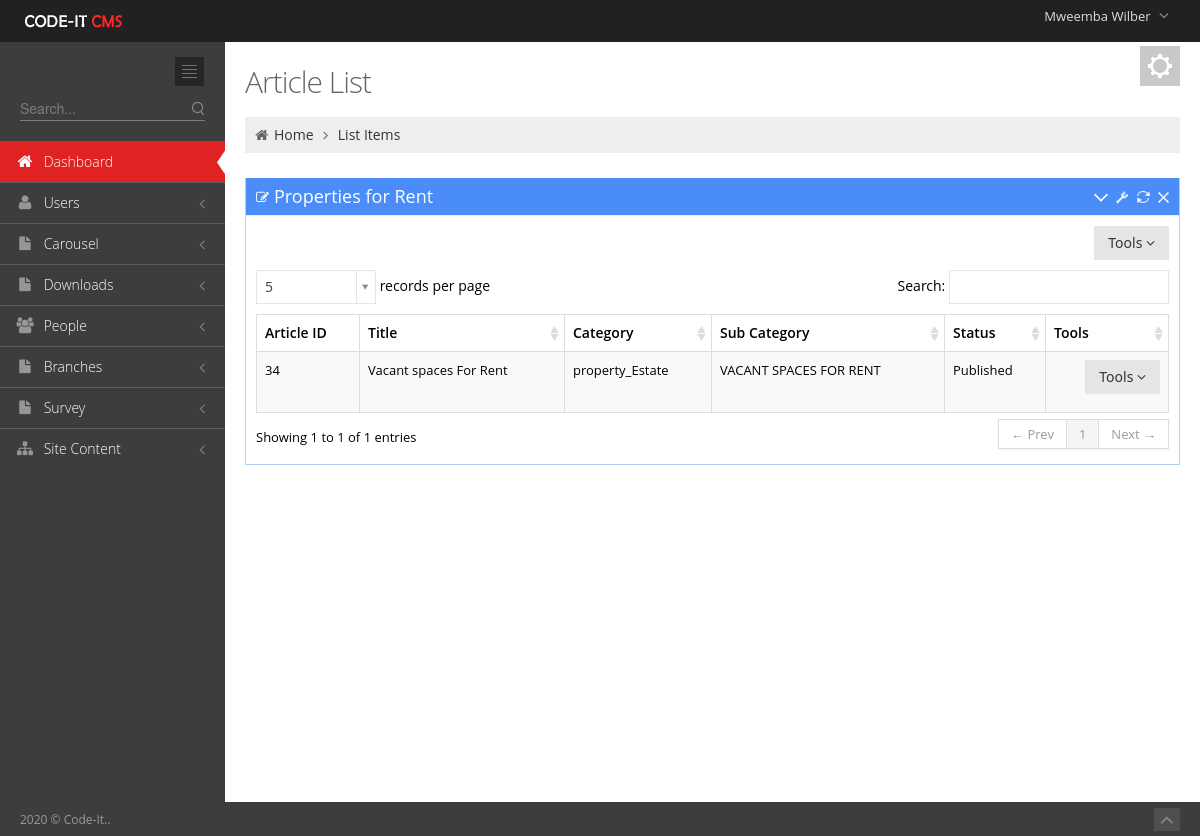
Screenshot of /Admin/ArticleListRent.php (signed in) with the database file from the repository.
### tables this page shows
CREATE TABLE `user_tbl` (
  `username` varchar(50) NOT NULL,
  `password` text NOT NULL,
  `email` text NOT NULL,
  `contact_no` varchar(50) NOT NULL,
  `branch` int(11) NOT NULL,
  `level` int(11) NOT NULL,
  `Position` text NOT NULL,
  `active` int(11) NOT NULL,
  `Staff_no` int(11) NOT NULL,
  `profile_picture` text NOT NULL,
  `last_pass_change` date NOT NULL,
  `emp_id` int(3) NOT NULL,
  `Status` varchar(20) NOT NULL,
  `date_created` date NOT NULL
);

CREATE TABLE `employees_tbl` (
  `emp_id` int(4) UNSIGNED ZEROFILL NOT NULL,
  `Title` text NOT NULL,
  `first_name` varchar(100) DEFAULT NULL,
  `last_name` varchar(100) DEFAULT NULL,
  `date_of_birth` date DEFAULT NULL,
  `email` varchar(100) DEFAULT NULL,
  `mobile_number` varchar(18) DEFAULT NULL,
  `whatsapp` text NOT NULL,
  `address1` varchar(100) DEFAULT NULL,
  `address2` varchar(100) DEFAULT NULL,
  `city_town` varchar(100) DEFAULT NULL,
  `genda` varchar(10) DEFAULT NULL,
  `country` varchar(100) DEFAULT NULL,
  `date_joined` date DEFAULT NULL,
  `jobRole` text,
  `Qualification_level` varchar(40) NOT NULL,
  `qualification_Area` varchar(100) NOT NULL,
  `Category` text NOT NULL,
  `Picture` text NOT NULL,
  `brief_profile` text NOT NULL
);

CREATE TABLE `articles` (
  `article_id` int(11) NOT NULL,
  `At_Title` text NOT NULL,
  `At_content` longtext NOT NULL,
  `At_image` text NOT NULL,
  `At_sub_cat` int(11) NOT NULL,
  `At_category` int(11) NOT NULL,
  `At_status` text NOT NULL,
  `Document` text NOT NULL,
  `ytube` text NOT NULL
);

CREATE TABLE `at_categories` (
  `ID` int(11) NOT NULL,
  `Name` text NOT NULL
);

CREATE TABLE `sub_category` (
  `Sub_id` int(11) NOT NULL,
  `Sub_name` text NOT NULL,
  `Category_id` int(11) NOT NULL
);

### includes/sessions.php (called while the page is built, shortened)
<?php
include 'Dbconnect.php';
$dbuser=$_SESSION['username'];
   $query="SELECT * FROM `user_tbl` INNER JOIN `employees_tbl` ON `employees_tbl`.`emp_id`=`user_tbl`.`Staff_no` WHERE `username`='$dbuser'";
      $q1=mysqli_query($conn,$query)or die(mysqli_error());
            while ($row = mysqli_fetch_array($q1)) {
            $firstname=$row['first_name'];
            }
?>

### Admin/ArticleListRent.php (the view, shortened to what this page needs)
<?php include '../includes/sessions.php';?><!DOCTYPE html>
 <html lang="en">
<head>
	<link href="media/css/bootstrap.min.css" rel="stylesheet" type="text/css"/>
	<link href="media/css/bootstrap-responsive.min.css" rel="stylesheet" type="text/css"/>
	<link href="media/css/font-awesome.min.css" rel="stylesheet" type="text/css"/>
	<link href="media/css/style-metro.css" rel="stylesheet" type="text/css"/>
	<link href="media/css/style.css" rel="stylesheet" type="text/css"/>
	<link href="media/css/style-responsive.css" rel="stylesheet" type="text/css"/>
	<link href="media/css/default.css" rel="stylesheet" type="text/css" id="style_color"/>
	<link href="media/css/uniform.default.css" rel="stylesheet" type="text/css"/>
	<link rel="stylesheet" type="text/css" href="media/css/select2_metro.css" />
	<link rel="stylesheet" href="media/css/DT_bootstrap.css" />
</head>
<?php
include 'includes/header.php';
include 'includes/sidebar.php';
?>
		<div class="page-content">
			<div class="container-fluid">
				<div class="row-fluid">
					<div class="span12">
						<div class="color-panel hidden-phone">
							<div class="color-mode-icons icon-color"></div>
						</div>
						<h3 class="page-title">
							Article List
						</h3>
						<ul class="breadcrumb">
							<li>
								<i class="icon-home"></i>
								<a href="index.html">Home</a>
								<i class="icon-angle-right"></i>
							</li>
							<li><a href="#">List Items</a></li>
						</ul>
					</div>
				</div>
				<div class="row-fluid">
					<div class="span12">
						<div class="portlet box blue">
							<div class="portlet-title">
								<div class="caption"><i class="icon-edit"></i>Properties for Rent</div>
								<div class="tools">
									<a href="javascript:;" class="collapse"></a>
									<a href="#portlet-config" data-toggle="modal" class="config"></a>
									<a href="javascript:;" class="reload"></a>
									<a href="javascript:;" class="remove"></a>
								</div>
							</div>
							<div class="portlet-body">
								<div class="clearfix">
									<div class="btn-group pull-right">
										<button class="btn dropdown-toggle" data-toggle="dropdown">Tools <i class="icon-angle-down"></i>
										</button>
									</div>
								</div>
								<table class="table table-striped table-hover table-bordered" id="sample_editable_1">
									<thead>
										<tr>
											<th>Article ID</th>
											<th>Title</th>
											<th>Category</th>
											<th>Sub Category</th>
											<th>Status</th>
											<th>Tools</th>
										</tr>
									</thead>
									<tbody>
                                <?php
 $propertySQL="SELECT * FROM `articles`
 INNER JOIN `at_categories` ON `articles`.`At_category`=`at_categories`.`ID` INNER JOIN `sub_category` ON `sub_category`.`Sub_id`=`articles`.`At_sub_cat`  WHERE `At_sub_cat`='33' ";
											$results=mysqli_query($conn,$propertySQL);
											while($row5=mysqli_fetch_array($results)){
            ?>
										<tr class="">
                                             <td><?php  echo $row5['article_id']; ?></td>
											<td><?php  echo $row5['At_Title']; ?></td>
											<td><?php  echo $row5['Name']; ?></td>
											<td><?php  echo $row5['Sub_name']; ?></td>
											<td><?php  echo $row5['At_status']; ?></td>
											<td><div class="btn-group pull-right">
										<button class="btn dropdown-toggle" data-toggle="dropdown">Tools <i class="icon-angle-down"></i>
										</button>
									</div></td>
										</tr>
									<?php } 		 ?>
									</tbody>
								</table>
							</div>
						</div>
					</div>
				</div>
			</div>
		</div>
	</div>
	<div class="footer">
		<div class="footer-inner">
			2020 &copy; Code-It..
		</div>
		<div class="footer-tools">
			<span class="go-top">
			<i class="icon-angle-up"></i>
			</span>
		</div>
	</div>
</body>
</html>

### Admin/includes/header.php (shortened to what this page needs)
<?php
 include '../includes/sessions.php';
?>
 <html lang="en" class="no-js">
<body class="page-header-fixed">
	<div class="header navbar navbar-inverse navbar-fixed-top">
		<div class="navbar-inner">
			<div class="container-fluid">
				<a class="brand" href="index.php">
				<img src="media/image/logo.png" alt="logo"/>
				</a>
				<ul class="nav pull-right">
					<li class="dropdown user">
						<a href="#" class="dropdown-toggle" data-toggle="dropdown">
						<span class="username"><?php echo $firstname ;?></span>
						<i class="icon-angle-down"></i>
						</a>
					</li>
				</ul>
			</div>
		</div>
	</div>
	<div class="page-container">

### Admin/media/css/style-metro.css (style rules this page uses)
div, input, select, textarea, span, img, table, td, th, p, a, button, ul, li { -webkit-border-radius: 0 !important; -moz-border-radius: 0 !important; border-radius: 0 !important; }
.btn { background-color: #e5e5e5; background-image: none; filter: none; border: 0; padding: 7px 14px; text-shadow: none; font-family: "Segoe UI", Helvetica, Arial, sans-serif; font-size: 14px; color: #333333; cursor: pointer; outline: none; -webkit-box-shadow: none !important; -moz-box-shadow: none !important; box-shadow: none !important; -webkit-border-radius: 0 !important; -moz-border-radius: 0 !important; border-radius: 0 !important; }

### Admin/media/css/style-responsive.css (style rules this page uses)
@media (min-width: 980px) { .page-content { margin-left: 225px; margin-top: 0px; min-height: 760px; } }

### Admin/media/css/default.css (style rules this page uses)
body { background-color: #3d3d3d !important; }
.header .navbar-inner { filter: none !important; background-image: none !important; background-color: #212121 !important; }
.header .nav li.dropdown .dropdown-toggle i { color: #8a8a8a !important; }
.footer .footer-inner { color: #999999; }
.footer .footer-tools .go-top { background-color: #4f4f4f; }
.footer .footer-tools .go-top i { color: #8a8a8a; }

### rows the page displays
user_tbl: employees_tbl.first_name "Mweemba Wilber"
articles: article_id "34", At_Title "Vacant spaces For Rent", at_categories.Name "property_Estate", sub_category.Sub_name "VACANT SPACES FOR RENT", At_status "Published"
